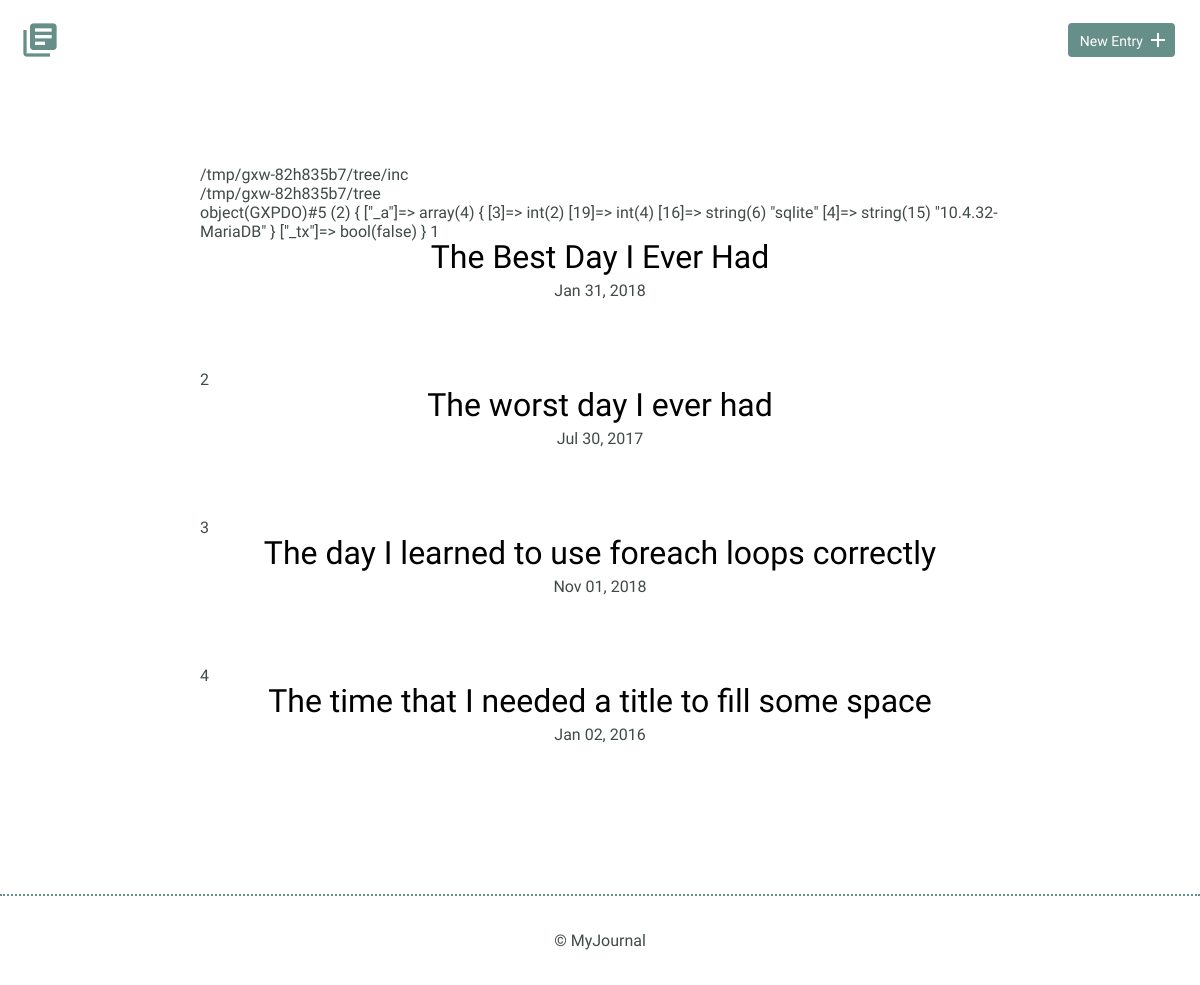
Before: / with the older database file.
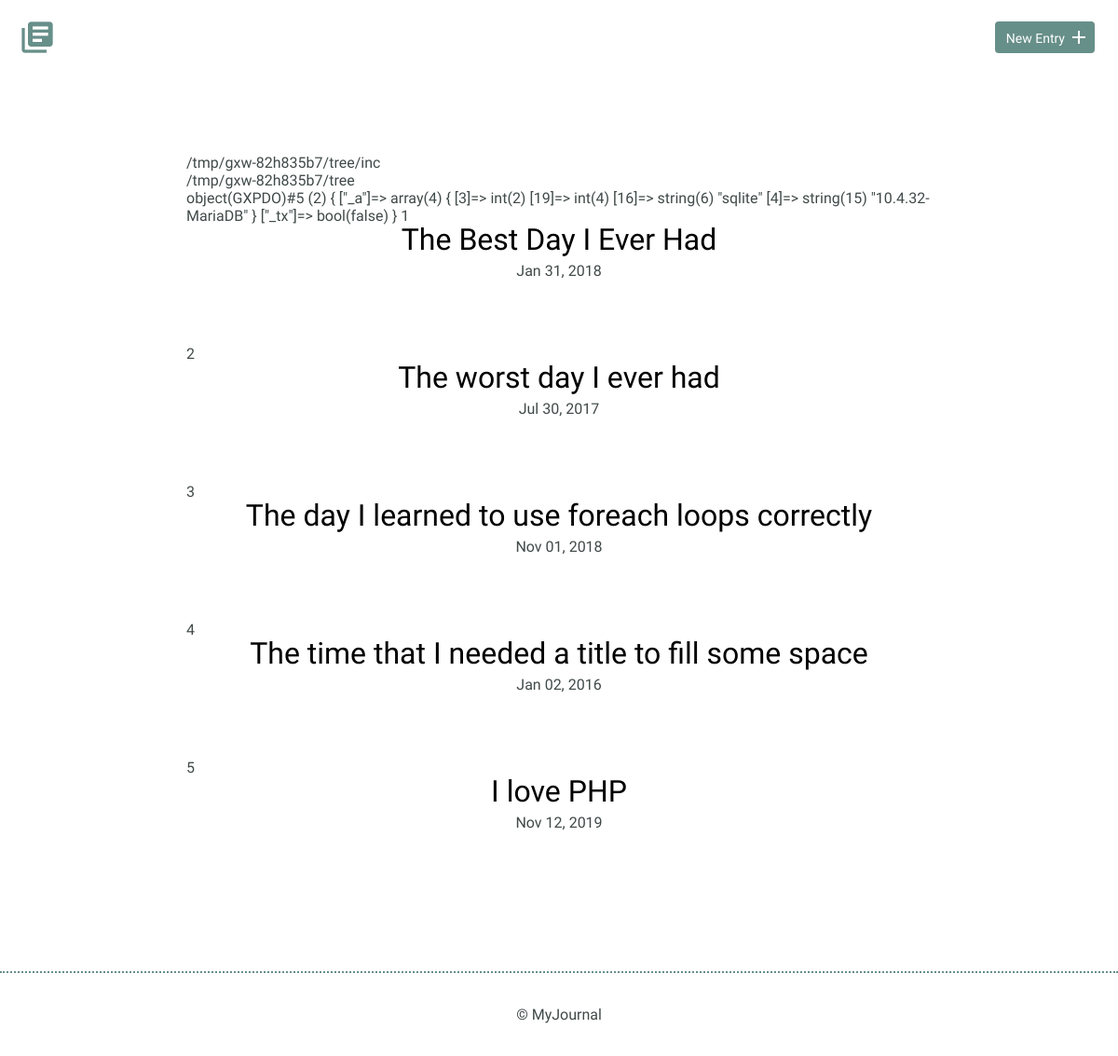
After: the same page with the newer database file.
### tables this page shows
CREATE TABLE "entries" (
	`id`	INTEGER,
	`title`	TEXT,
	`date`	TEXT,
	`time_spent`	INTEGER,
	`learned`	BLOB,
	`resources`	BLOB,
	PRIMARY KEY(`id`)
);

### inc/db_fetch.php (called while the page is built)
<?php
    function db_fetch(){
        include('db_connection.php');
        $sql = "SELECT `title`, `date` FROM `entries`";
        $pdo = $db->prepare($sql);
        $pdo->execute();
        $results = $pdo->fetchAll(PDO::FETCH_ASSOC);
        return $results;
    };
?>

### index.php (the view, shortened to what this page needs)
<!DOCTYPE html>
<html>
    <head>
        <link rel="stylesheet" href="css/normalize.css">
        <link rel="stylesheet" href="css/site.css">
    </head>
    <body>
        <?php
            include("header.php");
        ?>
        <section>
            <div class="container">
                <div class="entry-list">
                    <?php
                        include('inc/db_fetch.php');
                        foreach(db_fetch() as $key => $result){
                            echo $key + 1;
                            echo "<article>";
                            echo "<h2><a href='detail.php?id=" . ($key+1) . "'>$result[title]</a></h2>";
                            echo "<time datetime=$result[date]>" . date_format(new DateTime($result['date']), 'M d, Y') . "</time>";
                            echo "</article>";
                        }
                    ?>
                </div>
            </div>
        </section>
        <?php
            include("footer.php");
        ?>
    </body>
</html>

### header.php
<header>
    <div class="container">
        <div class="site-header">
            <a class="logo" href="index.php"><i class="material-icons">library_books</i></a>
            <a class="button icon-right" href="new.php"><span>New Entry</span> <i class="material-icons">add</i></a>
        </div>
    </div>
</header>

### inc/db_connection.php
<?php
    try{
        echo __DIR__ . "<br>";
        echo dirname(__DIR__) . "<br>";
        $db = new PDO("sqlite:".dirname(__DIR__)."/inc/journal.db");
        $db->setAttribute(PDO::ATTR_ERRMODE, PDO::ERRMODE_EXCEPTION);
        var_dump($db);
    }catch(Exception $e){
        echo $e->getMessage();
        die();
    }
?>

### footer.php
<footer>
    <div>
        &copy; MyJournal
    </div>
</footer>

### css/site.css (style rules this page uses)
body { font-size: 16px; color: #404a49; font-family: 'Cousine', serif; font-weight: 400; }
.container { margin: 0 auto; padding: 0 25px; }
header .site-header { margin: 0 auto; height: 95px; }
header .logo i { color: #678f89; margin: 20px 0 0 -5px; float: left; font-size: 40px; }
header .button { float: right; margin: 33px 0 0 0; }
footer { text-align: center; padding: 35px 0; border-top: 2px dotted #678f89; }
.button { padding: 8px 10px 6px 10px; background: #678f89; border: 2px solid #678f89; border-radius: 4px; text-decoration: none; color: #FFF; position: relative; text-align: center; font-size: 14px; }
.button.icon-right { padding-right: 30px; top: -10px; }
.button.icon-right i { position: absolute; top: 3px; right: 3px; }
h1, h2, h3 { margin: 0; font-weight: 400; line-height: 1em; color: #000; }
h2 { font-size: 32px; }
h2 a { text-decoration: none; color: #000; }
.entry-list, .edit-entry, .new-entry { max-width: 800px; margin: 0 auto; padding: 70px 0 150px 0; }
.entry-list article { margin-bottom: 70px; text-align: center; }
.entry-list article:last-child { margin-bottom: 0; }
.entry-list article h2 { margin-bottom: 8px; }

Changed rows visible on the page:
added entries: title "I love PHP", date "Nov 12, 2019"
